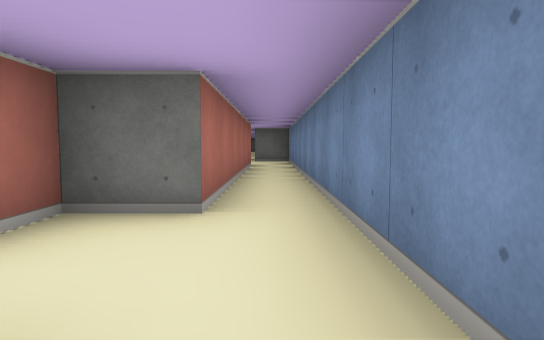
view 1 (above)

20 first-person views from a walk through a cub3D level. The camera is about half as high as the walls, tilts 4° down and sees 75° across. The floor is counted in squares. Each view is taken from the middle of a square. On the plan, view 1 faces up. The plan holds only what a view shows up to about 9 squares ahead; the rest is blank.

view 2
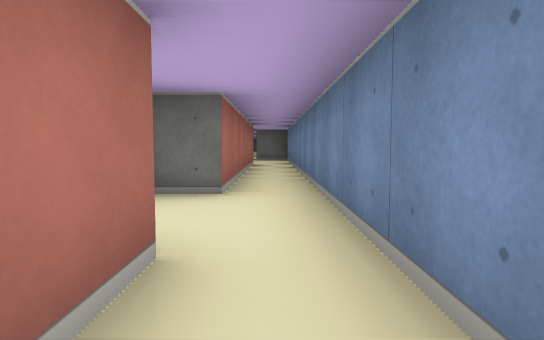

view 3
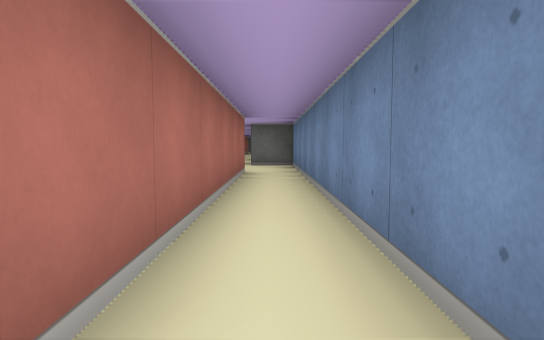

view 4
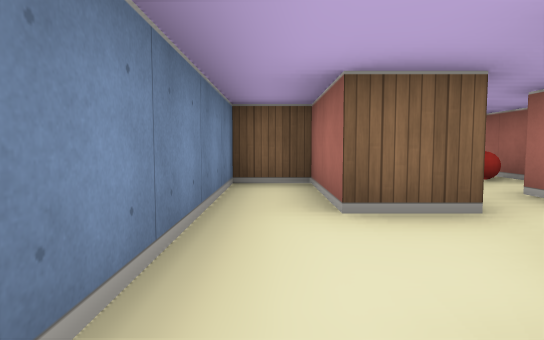

view 5
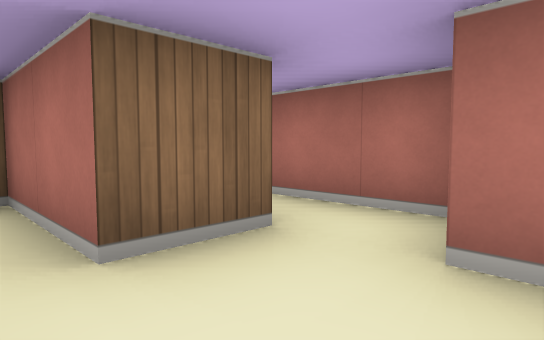

view 6
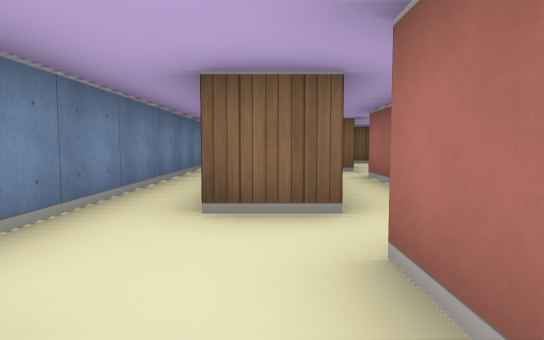

view 7
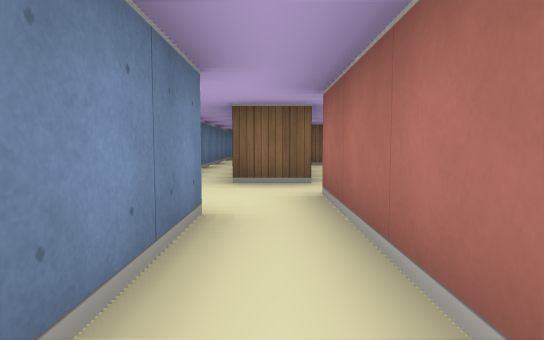

view 8
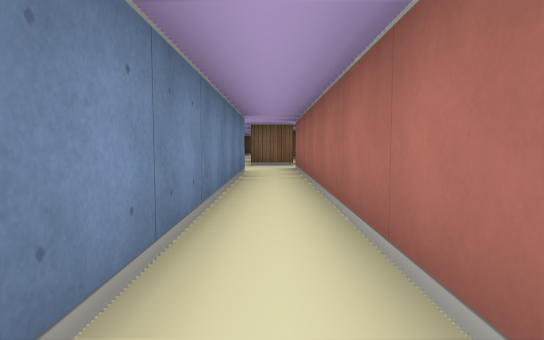

view 9
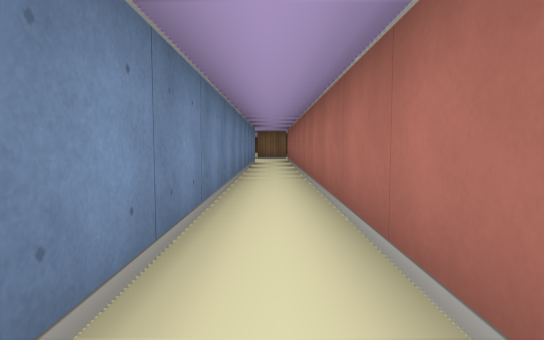

view 10
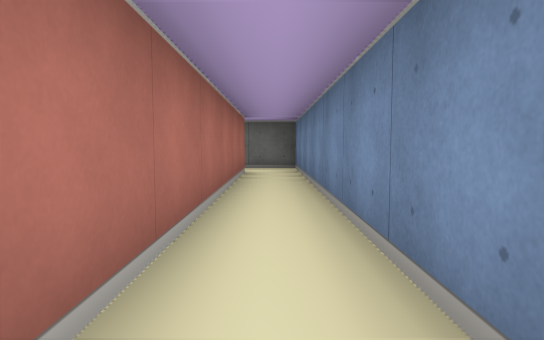

view 11
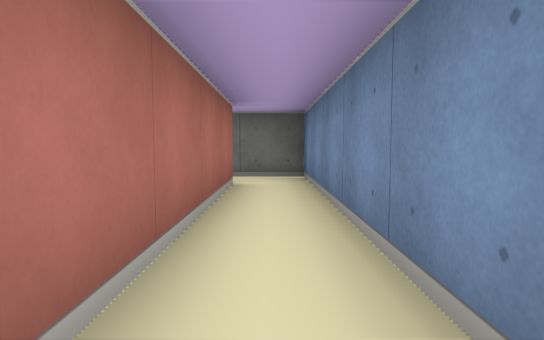

view 12
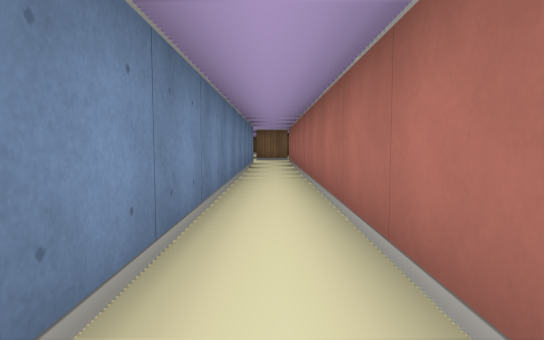

view 13
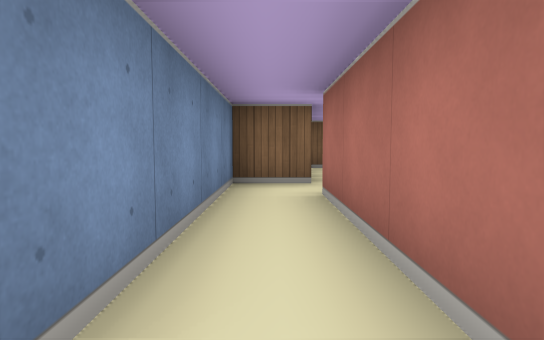

view 14
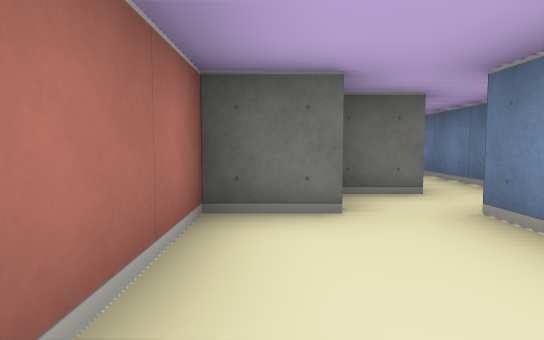

view 15
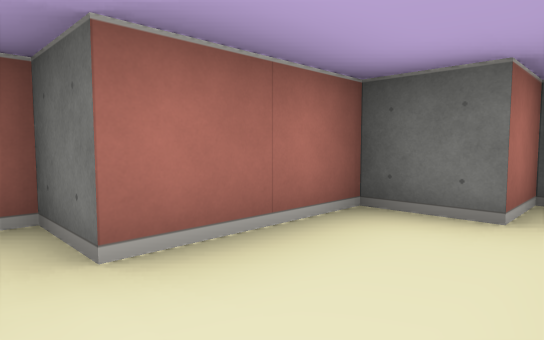

view 16
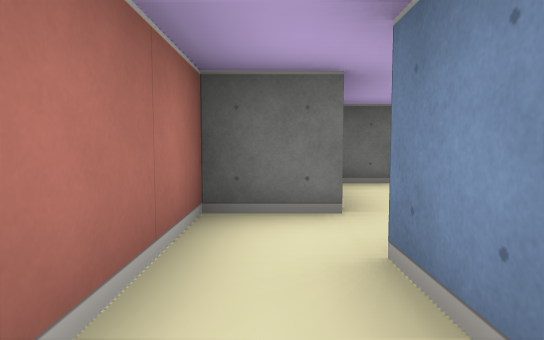

view 17
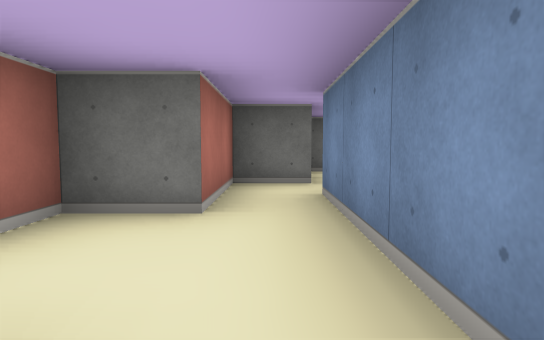

view 18
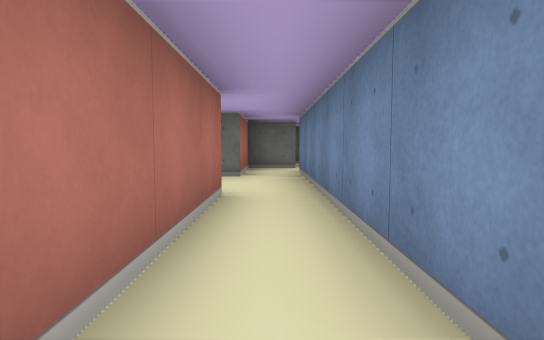

view 19
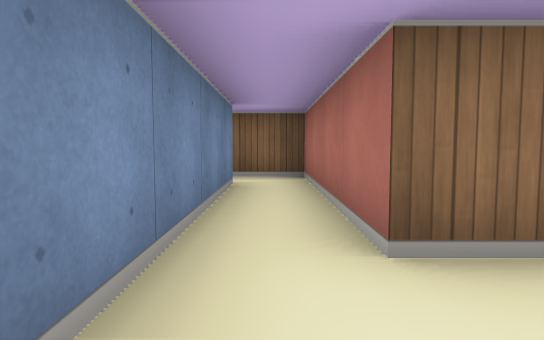

view 20
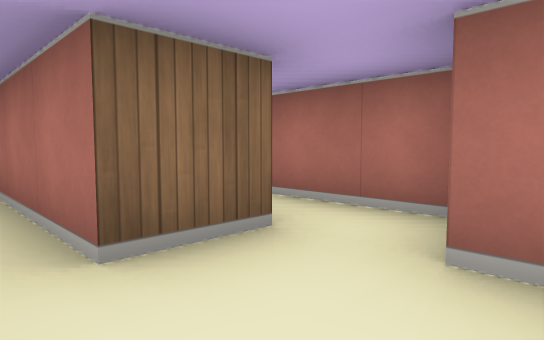

### Floor plan
Ten units are one square. View 1 is at (0, 0); x grows to the right and y downward. Boxes are objects, and circles mark ways between rooms. Rooms are numbered by the first view taken in them; rooms with no view inside come last. Other rooms are left out.
<svg viewBox="-75 -260 85 320">
<path fill="none" stroke="#000" d="M-16 -5 -5 -5 -5 15 5 15 5 -85M-25 -12 -25 5M-5 -85 -5 -25 -15 -25 -15 -15M-15 -85 -5 -85M5 -85 5 -105 -5 -105 -5 -255 -16 -255M-15 -245 -15 -95M-35 -45 -45 -45 -45 -25 -55 -25 -55 -15M-25 -39 -25 -45M-65 15 -55 15 -55 55 -44 55M-45 45 -45 -15M-55 -15 -55 -5 -65 -5 -65 5M-25 -45 -15 -45 -15 -85M-25 -84 -25 -55 -35 -55 -35 -45"/>
<circle cx="0" cy="-90" r="3" fill="#2a7"/>
<circle cx="-20" cy="-80" r="3" fill="#2a7"/>
<circle cx="-50" cy="-10" r="3" fill="#2a7"/>
<circle cx="-30" cy="-40" r="3" fill="#2a7"/>
<text x="0" y="-30">1</text>
<text x="-10" y="-160">2</text>
<text x="-40" y="-30">3</text>
<text x="-50" y="20">4</text>
<text x="-20" y="-60">5</text>
</svg>
Room 1 opens to room 2. Room 2 opens to room 5. Room 3 opens to room 4. Room 3 opens to room 5.

Where each view was taken, in squares from view 1:
view 1: 0 up, 0 right, facing up
view 2: 1 down, 0 right, facing up
view 3: 2 up, 0 right, facing up
view 4: 3 up, 0 right, facing down
view 5: 2 up, 0 right, facing down-left
view 6: 11 up, 1 left, facing down
view 7: 13 up, 1 left, facing down
view 8: 17 up, 1 left, facing down
view 9: 21 up, 1 left, facing down
view 10: 18 up, 1 left, facing up
view 11: 20 up, 1 left, facing up
view 12: 20 up, 1 left, facing down
view 13: 9 up, 2 left, facing down
view 14: 2 up, 4 left, facing up
view 15: 2 up, 3 left, facing up-left
view 16: 0 up, 5 left, facing up
view 17: 2 down, 5 left, facing up
view 18: 5 down, 5 left, facing up
view 19: 0 up, 5 left, facing down
view 20: 0 up, 5 left, facing down-left
